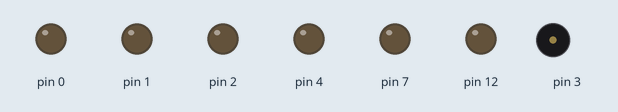
Recording of a sketch running on a simulated Arduino Uno, built with avr-gcc and run on an emulated ATmega328P. Shown: output pins drawn as LEDs (lit = HIGH), buzzer (waves = sounding).

Above: at 0.1 s.
At 2.12 s:
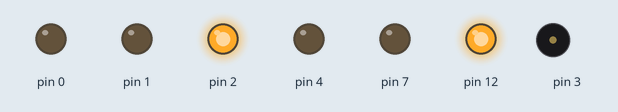
At 4.12 s:
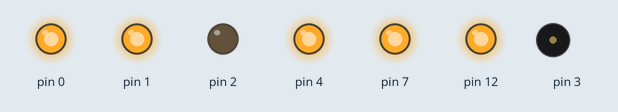
At 8.12 s:
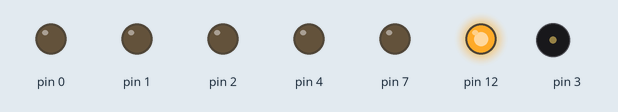
At 17.0 s:
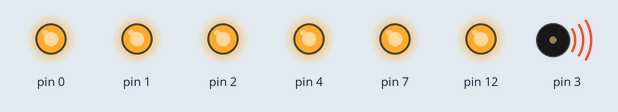
At 38.0 s:
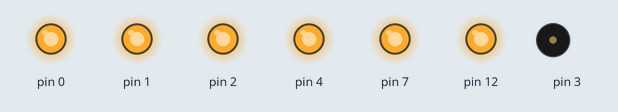
Timing chart, 0 to 40.0 s (numbered marks = the images above):
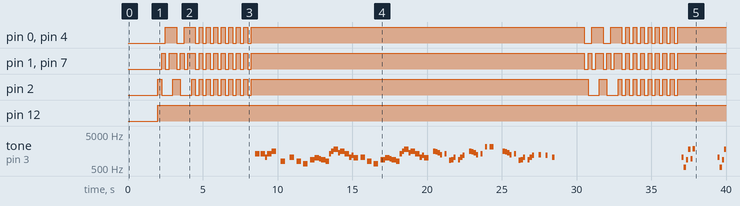

Measured:
- by itself, pin 0, pin 4: LOW → HIGH at 2.5 s, → LOW 0.75 s later, → HIGH 0.50 s later, → LOW 0.75 s later, … (39 changes in this stretch)
- by itself, pin 1, pin 7: LOW → HIGH at 2.3 s, → LOW 0.25 s later, → HIGH 0.25 s later, → LOW 0.50 s later, … (47 changes in this stretch)
- by itself, pin 2: LOW → HIGH at 2.0 s, → LOW 0.25 s later, → HIGH 0.75 s later, → LOW 0.50 s later, … (41 changes in this stretch)
- by itself, pin 12: LOW → HIGH at 2.0 s
- by itself, tone on pin 3: plays 1319 Hz for 0.30 s, 1319 Hz for 0.30 s, 1047 Hz for 0.15 s, 1319 Hz for 0.30 s, 1568 Hz for 0.30 s, 784 Hz for 0.30 s … (82 notes in this stretch)

The sketch:

MAZUNIO_-_Music___Light_Show.ino
```cpp
// (licence header left out)
#include <Tone.h>

Tone tone1;

#define OCTAVE_OFFSET 0

int notes[] = { 0,
NOTE_C4, NOTE_CS4, NOTE_D4, NOTE_DS4, NOTE_E4, NOTE_F4, NOTE_FS4, NOTE_G4, NOTE_GS4, NOTE_A4, NOTE_AS4, NOTE_B4,
NOTE_C5, NOTE_CS5, NOTE_D5, NOTE_DS5, NOTE_E5, NOTE_F5, NOTE_FS5, NOTE_G5, NOTE_GS5, NOTE_A5, NOTE_AS5, NOTE_B5,
NOTE_C6, NOTE_CS6, NOTE_D6, NOTE_DS6, NOTE_E6, NOTE_F6, NOTE_FS6, NOTE_G6, NOTE_GS6, NOTE_A6, NOTE_AS6, NOTE_B6,
NOTE_C7, NOTE_CS7, NOTE_D7, NOTE_DS7, NOTE_E7, NOTE_F7, NOTE_FS7, NOTE_G7, NOTE_GS7, NOTE_A7, NOTE_AS7, NOTE_B7
};

//char *song = "The Simpsons:d=4,o=5,b=160:c.6,e6,f#6,8a6,g.6,e6,c6,8a,8f#,8f#,8f#,2g,8p,8p,8f#,8f#,8f#,8g,a#.,8c6,8c6,8c6,c6";
//char *song = "Indiana:d=4,o=5,b=250:e,8p,8f,8g,8p,1c6,8p.,d,8p,8e,1f,p.,g,8p,8a,8b,8p,1f6,p,a,8p,8b,2c6,2d6,2e6,e,8p,8f,8g,8p,1c6,p,d6,8p,8e6,1f.6,g,8p,8g,e.6,8p,d6,8p,8g,e.6,8p,d6,8p,8g,f.6,8p,e6,8p,8d6,2c6";
//char *song = "TakeOnMe:d=4,o=4,b=160:8f#5,8f#5,8f#5,8d5,8p,8b,8p,8e5,8p,8e5,8p,8e5,8g#5,8g#5,8a5,8b5,8a5,8a5,8a5,8e5,8p,8d5,8p,8f#5,8p,8f#5,8p,8f#5,8e5,8e5,8f#5,8e5,8f#5,8f#5,8f#5,8d5,8p,8b,8p,8e5,8p,8e5,8p,8e5,8g#5,8g#5,8a5,8b5,8a5,8a5,8a5,8e5,8p,8d5,8p,8f#5,8p,8f#5,8p,8f#5,8e5,8e5";
//char *song = "Entertainer:d=4,o=5,b=140:8d,8d#,8e,c6,8e,c6,8e,2c.6,8c6,8d6,8d#6,8e6,8c6,8d6,e6,8b,d6,2c6,p,8d,8d#,8e,c6,8e,c6,8e,2c.6,8p,8a,8g,8f#,8a,8c6,e6,8d6,8c6,8a,2d6";
//char *song = "Muppets:d=4,o=5,b=250:c6,c6,a,b,8a,b,g,p,c6,c6,a,8b,8a,8p,g.,p,e,e,g,f,8e,f,8c6,8c,8d,e,8e,8e,8p,8e,g,2p,c6,c6,a,b,8a,b,g,p,c6,c6,a,8b,a,g.,p,e,e,g,f,8e,f,8c6,8c,8d,e,8e,d,8d,c";
//char *song = "Xfiles:d=4,o=5,b=125:e,b,a,b,d6,2b.,1p,e,b,a,b,e6,2b.,1p,g6,f#6,e6,d6,e6,2b.,1p,g6,f#6,e6,d6,f#6,2b.,1p,e,b,a,b,d6,2b.,1p,e,b,a,b,e6,2b.,1p,e6,2b.";
//char *song = "Looney:d=4,o=5,b=140:32p,c6,8f6,8e6,8d6,8c6,a.,8c6,8f6,8e6,8d6,8d#6,e.6,8e6,8e6,8c6,8d6,8c6,8e6,8c6,8d6,8a,8c6,8g,8a#,8a,8f";
//char *song = "20thCenFox:d=16,o=5,b=140:b,8p,b,b,2b,p,c6,32p,b,32p,c6,32p,b,32p,c6,32p,b,8p,b,b,b,32p,b,32p,b,32p,b,32p,b,32p,b,32p,b,32p,g#,32p,a,32p,b,8p,b,b,2b,4p,8e,8g#,8b,1c#6,8f#,8a,8c#6,1e6,8a,8c#6,8e6,1e6,8b,8g#,8a,2b";
//char *song = "Bond:d=4,o=5,b=80:32p,16c#6,32d#6,32d#6,16d#6,8d#6,16c#6,16c#6,16c#6,16c#6,32e6,32e6,16e6,8e6,16d#6,16d#6,16d#6,16c#6,32d#6,32d#6,16d#6,8d#6,16c#6,16c#6,16c#6,16c#6,32e6,32e6,16e6,8e6,16d#6,16d6,16c#6,16c#7,c.7,16g#6,16f#6,g#.6";
//char *song = "MASH:d=8,o=5,b=140:4a,4g,f#,g,p,f#,p,g,p,f#,p,2e.,p,f#,e,4f#,e,f#,p,e,p,4d.,p,f#,4e,d,e,p,d,p,e,p,d,p,2c#.,p,d,c#,4d,c#,d,p,e,p,4f#,p,a,p,4b,a,b,p,a,p,b,p,2a.,4p,a,b,a,4b,a,b,p,2a.,a,4f#,a,b,p,d6,p,4e.6,d6,b,p,a,p,2b";
//char *song = "StarWars:d=4,o=5,b=45:32p,32f#,32f#,32f#,8b.,8f#.6,32e6,32d#6,32c#6,8b.6,16f#.6,32e6,32d#6,32c#6,8b.6,16f#.6,32e6,32d#6,32e6,8c#.6,32f#,32f#,32f#,8b.,8f#.6,32e6,32d#6,32c#6,8b.6,16f#.6,32e6,32d#6,32c#6,8b.6,16f#.6,32e6,32d#6,32e6,8c#6";
//char *song = "GoodBad:d=4,o=5,b=56:32p,32a#,32d#6,32a#,32d#6,8a#.,16f#.,16g#.,d#,32a#,32d#6,32a#,32d#6,8a#.,16f#.,16g#.,c#6,32a#,32d#6,32a#,32d#6,8a#.,16f#.,32f.,32d#.,c#,32a#,32d#6,32a#,32d#6,8a#.,16g#.,d#";
//char *song = "TopGun:d=4,o=4,b=31:32p,16c#,16g#,16g#,32f#,32f,32f#,32f,16d#,16d#,32c#,32d#,16f,32d#,32f,16f#,32f,32c#,16f,d#,16c#,16g#,16g#,32f#,32f,32f#,32f,16d#,16d#,32c#,32d#,16f,32d#,32f,16f#,32f,32c#,g#";
//char *song = "A-Team:d=8,o=5,b=125:4d#6,a#,2d#6,16p,g#,4a#,4d#.,p,16g,16a#,d#6,a#,f6,2d#6,16p,c#.6,16c6,16a#,g#.,2a#";
//char *song = "Flinstones:d=4,o=5,b=40:32p,16f6,16a#,16a#6,32g6,16f6,16a#.,16f6,32d#6,32d6,32d6,32d#6,32f6,16a#,16c6,d6,16f6,16a#.,16a#6,32g6,16f6,16a#.,32f6,32f6,32d#6,32d6,32d6,32d#6,32f6,16a#,16c6,a#,16a6,16d.6,16a#6,32a6,32a6,32g6,32f#6,32a6,8g6,16g6,16c.6,32a6,32a6,32g6,32g6,32f6,32e6,32g6,8f6,16f6,16a#.,16a#6,32g6,16f6,16a#.,16f6,32d#6,32d6,32d6,32d#6,32f6,16a#,16c.6,32d6,32d#6,32f6,16a#,16c.6,32d6,32d#6,32f6,16a#6,16c7,8a#.6";
//char *song = "Jeopardy:d=4,o=6,b=125:c,f,c,f5,c,f,2c,c,f,c,f,a.,8g,8f,8e,8d,8c#,c,f,c,f5,c,f,2c,f.,8d,c,a#5,a5,g5,f5,p,d#,g#,d#,g#5,d#,g#,2d#,d#,g#,d#,g#,c.7,8a#,8g#,8g,8f,8e,d#,g#,d#,g#5,d#,g#,2d#,g#.,8f,d#,c#,c,p,a#5,p,g#.5,d#,g#";
//char *song = "Gadget:d=16,o=5,b=50:32d#,32f,32f#,32g#,a#,f#,a,f,g#,f#,32d#,32f,32f#,32g#,a#,d#6,4d6,32d#,32f,32f#,32g#,a#,f#,a,f,g#,f#,8d#";
//char *song = "Smurfs:d=32,o=5,b=200:4c#6,16p,4f#6,p,16c#6,p,8d#6,p,8b,p,4g#,16p,4c#6,p,16a#,p,8f#,p,8a#,p,4g#,4p,g#,p,a#,p,b,p,c6,p,4c#6,16p,4f#6,p,16c#6,p,8d#6,p,8b,p,4g#,16p,4c#6,p,16a#,p,8b,p,8f,p,4f#";
//char *song = "MahnaMahna:d=16,o=6,b=125:c#,c.,b5,8a#.5,8f.,4g#,a#,g.,4d#,8p,c#,c.,b5,8a#.5,8f.,g#.,8a#.,4g,8p,c#,c.,b5,8a#.5,8f.,4g#,f,g.,8d#.,f,g.,8d#.,f,8g,8d#.,f,8g,d#,8c,a#5,8d#.,8d#.,4d#,8d#.";
//char *song = "LeisureSuit:d=16,o=6,b=56:f.5,f#.5,g.5,g#5,32a#5,f5,g#.5,a#.5,32f5,g#5,32a#5,g#5,8c#.,a#5,32c#,a5,a#.5,c#.,32a5,a#5,32c#,d#,8e,c#.,f.,f.,f.,f.,f,32e,d#,8d,a#.5,e,32f,e,32f,c#,d#.,c#";
//char *song = "MissionImp:d=16,o=6,b=95:32d,32d#,32d,32d#,32d,32d#,32d,32d#,32d,32d,32d#,32e,32f,32f#,32g,g,8p,g,8p,a#,p,c7,p,g,8p,g,8p,f,p,f#,p,g,8p,g,8p,a#,p,c7,p,g,8p,g,8p,f,p,f#,p,a#,g,2d,32p,a#,g,2c#,32p,a#,g,2c,a#5,8c,2p,32p,a#5,g5,2f#,32p,a#5,g5,2f,32p,a#5,g5,2e,d#,8d";

char *song3 = "MissionImp:d=16,o=6,b=95:32d,32d#,32d,32d#,32d,32d#,32d,32d#,32d,32d,32d#,32e,32f,32f#,32g,g,8p,g,8p,a#,p,c7,p,g,8p,g,8p,f,p,f#,p,g,8p,g,8p,a#,p,c7,p,g,8p,g,8p,f,p,f#,p,a#,g,2d,32p,a#,g,2c#,32p,a#,g,2c,a#5,8c,2p,32p,a#5,g5,2f#,32p,a#5,g5,2f,32p,a#5,g5,2e,d#,8d";
char *song2 = "SMBUndergr:d=16,o=6,b=100:c,c5,a5,a,a#5,a#,2p,8p,c,c5,a5,a,a#5,a#,2p,8p,f5,f,d5,d,d#5,d#,2p,8p,f5,f,d5,d,d#5,d#,2p,32d#,d,32c#,c,p,d#,p,d,p,g#5,p,g5,p,c#,p,32c,f#,32f,32e,a#,32a,g#,32p,d#,b5,32p,a#5,32p,a5,g#5";
char *song1 = "smb:d=4,o=5,b=100:16e6,16e6,32p,8e6,16c6,8e6,8g6,8p,8g,8p,8c6,16p,8g,16p,8e,16p,8a,8b,16a#,8a,16g.,16e6,16g6,8a6,16f6,8g6,8e6,16c6,16d6,8b,16p,8c6,16p,8g,16p,8e,16p,8a,8b,16a#,8a,16g.,16e6,16g6,8a6,16f6,8g6,8e6,16c6,16d6,8b,8p,16g6,16f#6,16f6,16d#6,16p,16e6,16p,16g#,16a,16c6,16p,16a,16c6,16d6,8p,16g6,16f#6,16f6,16d#6,16p,16e6,16p,16c7,16p,16c7,16c7,p,16g6,16f#6,16f6,16d#6,16p,16e6,16p,16g#,16a,16c6,16p,16a,16c6,16d6,8p,16d#6,8p,16d6,8p,16c6";

void setup(void)
{
  pinMode(0, OUTPUT);
  pinMode(1, OUTPUT);
  pinMode(2, OUTPUT);
  pinMode(7, OUTPUT);
  pinMode(4, OUTPUT);
  pinMode(12, OUTPUT);

  tone1.begin(3);
}

#define isdigit(n) (n >= '0' && n <= '9')

void play_rtttl(char *p)
{

  byte default_dur = 4;
  byte default_oct = 6;
  int bpm = 63;
  int num;
  long wholenote;
  long duration;
  byte note;
  byte scale;


  while(*p != ':') p++;
  p++;

  if(*p == 'd')
  {
    p++; p++;
    num = 0;
    while(isdigit(*p))
    {
      num = (num * 10) + (*p++ - '0');
    }
    if(num > 0) default_dur = num;
    p++;
  }


  if(*p == 'o')
  {
    p++; p++;
    num = *p++ - '0';
    if(num >= 3 && num <=7) default_oct = num;
    p++;
  }

  if(*p == 'b')
  {
    p++; p++;
    num = 0;
    while(isdigit(*p))
    {
      num = (num * 10) + (*p++ - '0');
    }
    bpm = num;
    p++;
  }

  wholenote = (60 * 1000L / bpm) * 4;

  while(*p)
  {
    num = 0;
    while(isdigit(*p))
    {
      num = (num * 10) + (*p++ - '0');
    }

    if(num) duration = wholenote / num;
    else duration = wholenote / default_dur;

    note = 0;

    switch(*p)
    {
      case 'c':
        note = 1;
        break;
      case 'd':
        note = 3;
        break;
      case 'e':
        note = 5;
        break;
      case 'f':
        note = 6;
        break;
      case 'g':
        note = 8;
        break;
      case 'a':
        note = 10;
        break;
      case 'b':
        note = 12;
        break;
      case 'p':
      default:
        note = 0;
    }
    p++;

    if(*p == '#')
    {
      note++;
      p++;
    }

    if(*p == '.')
    {
      duration += duration/2;
      p++;
    }

    if(isdigit(*p))
    {
      scale = *p - '0';
      p++;
    }
    else
    {
      scale = default_oct;
    }

    scale += OCTAVE_OFFSET;

    if(*p == ',')
      p++;

    if(note)
    {
      tone1.play(notes[(scale - 4) * 12 + note]);
      delay(duration);
      tone1.stop();
    }
    else
    {
      delay(duration);
    }
  }
}

void loop(void)
{
  delay(2000);
  digitalWrite(0, HIGH);
  digitalWrite(1, HIGH);
  digitalWrite(2, HIGH);
  digitalWrite(7, HIGH);
  digitalWrite(4, HIGH);
  digitalWrite(12, HIGH);
  playLCD();
  play_rtttl(song1);
  delay(2000);
  playLCD();
  play_rtttl(song2);
  delay(2000);
  playLCD();

  play_rtttl(song3);
  delay(2000);
  playLCD();
}

void playLCD()
{
  digitalWrite(0, LOW);
  digitalWrite(1, LOW);
  digitalWrite(2, HIGH);
  digitalWrite(7, LOW);
  digitalWrite(4, LOW);
  delay(250);
  digitalWrite(0, LOW);
  digitalWrite(1, HIGH);
  digitalWrite(2, LOW);
  digitalWrite(7, HIGH);
  digitalWrite(4, LOW);
  delay(250);
  digitalWrite(0, HIGH);
  digitalWrite(1, LOW);
  digitalWrite(2, LOW);
  digitalWrite(7, LOW);
  digitalWrite(4, HIGH);
  delay(250);
  digitalWrite(0, HIGH);
  digitalWrite(1, HIGH);
  digitalWrite(2, LOW);
  digitalWrite(7, HIGH);
  digitalWrite(4, HIGH);
  delay(250);
  digitalWrite(0, HIGH);
  digitalWrite(1, HIGH);
  digitalWrite(2, HIGH);
  digitalWrite(7, HIGH);
  digitalWrite(4, HIGH);
  delay(250);
  digitalWrite(0, LOW);
  digitalWrite(1, LOW);
  digitalWrite(2, HIGH);
  digitalWrite(7, LOW);
  digitalWrite(4, LOW);
  delay(250);
  digitalWrite(0, LOW);
  digitalWrite(1, HIGH);
  digitalWrite(2, LOW);
  digitalWrite(7, HIGH);
  digitalWrite(4, LOW);
  delay(250);
  digitalWrite(0, HIGH);
  digitalWrite(1, LOW);
  digitalWrite(2, LOW);
  digitalWrite(7, LOW);
  digitalWrite(4, HIGH);
  delay(250);
  digitalWrite(0, HIGH);
  digitalWrite(1, HIGH);
  digitalWrite(2, LOW);
  digitalWrite(7, HIGH);
  digitalWrite(4, HIGH);
  delay(250);
  digitalWrite(0, HIGH);
  digitalWrite(1, HIGH);
  digitalWrite(2, HIGH);
  digitalWrite(7, HIGH);
  digitalWrite(4, HIGH);
  delay(250);
  digitalWrite(0, LOW);
  digitalWrite(1, LOW);
  digitalWrite(2, LOW);
  digitalWrite(7, LOW);
  digitalWrite(4, LOW);
  delay(250);
  digitalWrite(0, HIGH);
  digitalWrite(1, HIGH);
  digitalWrite(2, HIGH);
  digitalWrite(7, HIGH);
  digitalWrite(4, HIGH);
  delay(250);
  digitalWrite(0, LOW);
  digitalWrite(1, LOW);
  digitalWrite(2, LOW);
  digitalWrite(7, LOW);
  digitalWrite(4, LOW);
  delay(250);
  digitalWrite(0, HIGH);
  digitalWrite(1, HIGH);
  digitalWrite(2, HIGH);
  digitalWrite(7, HIGH);
  digitalWrite(4, HIGH);
  delay(250);
  digitalWrite(0, LOW);
  digitalWrite(1, LOW);
  digitalWrite(2, LOW);
  digitalWrite(7, LOW);
  digitalWrite(4, LOW);
  delay(250);
  digitalWrite(0, HIGH);
  digitalWrite(1, HIGH);
  digitalWrite(2, HIGH);
  digitalWrite(7, HIGH);
  digitalWrite(4, HIGH);
  delay(250);
  digitalWrite(0, LOW);
  digitalWrite(1, LOW);
  digitalWrite(2, LOW);
  digitalWrite(7, LOW);
  digitalWrite(4, LOW);
  delay(250);
  digitalWrite(0, HIGH);
  digitalWrite(1, HIGH);
  digitalWrite(2, HIGH);
  digitalWrite(7, HIGH);
  digitalWrite(4, HIGH);
  delay(250);
  digitalWrite(0, LOW);
  digitalWrite(1, LOW);
  digitalWrite(2, LOW);
  digitalWrite(7, LOW);
  digitalWrite(4, LOW);
  delay(250);
  digitalWrite(0, HIGH);
  digitalWrite(1, HIGH);
  digitalWrite(2, HIGH);
  digitalWrite(7, HIGH);
  digitalWrite(4, HIGH);
  delay(250);
  digitalWrite(0, LOW);
  digitalWrite(1, LOW);
  digitalWrite(2, LOW);
  digitalWrite(7, LOW);
  digitalWrite(4, LOW);
  delay(250);
  digitalWrite(0, HIGH);
  digitalWrite(1, HIGH);
  digitalWrite(2, HIGH);
  digitalWrite(7, HIGH);
  digitalWrite(4, HIGH);
  delay(250);
  digitalWrite(0, LOW);
  digitalWrite(1, LOW);
  digitalWrite(2, LOW);
  digitalWrite(7, LOW);
  digitalWrite(4, LOW);
  delay(250);
  digitalWrite(0, HIGH);
  digitalWrite(1, HIGH);
  digitalWrite(2, HIGH);
  digitalWrite(7, HIGH);
  digitalWrite(4, HIGH);
  delay(250);
  digitalWrite(0, LOW);
  digitalWrite(1, LOW);
  digitalWrite(2, LOW);
  digitalWrite(7, LOW);
  digitalWrite(4, LOW);
  delay(250);
  digitalWrite(0, HIGH);
  digitalWrite(1, HIGH);
  digitalWrite(2, HIGH);
  digitalWrite(7, HIGH);
  digitalWrite(4, HIGH);
  delay(250);
}
```
